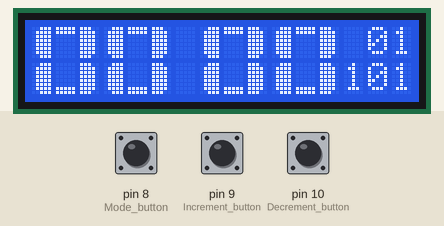
The sketch below on a simulated Arduino Uno, built with avr-gcc and run on an emulated ATmega328P. On the bench: 16×2 character LCD. The inputs (shaded band) are chosen by the test bench; at power-on: pin 8 (Mode_button) LOW, pin 9 (Increment_button) LOW, pin 10 (Decrement_button) LOW.

Above: at 1.2 s.
1.3 s: pin 8 (Mode_button) pulled HIGH for 1 s
3.8 s: pin 9 (Increment_button) pulled HIGH for 0.6 s
At 5.0 s:
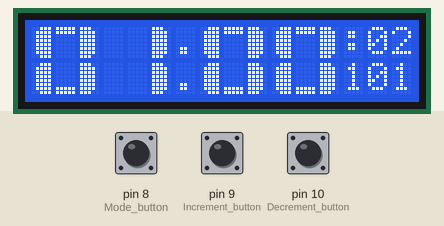
5.9 s: pin 9 (Increment_button) pulled HIGH for 1 s
At 6.5 s:
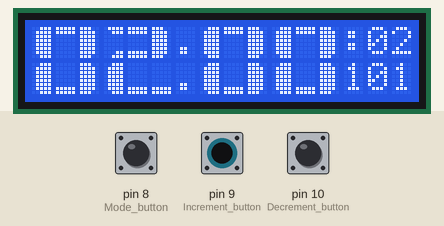
8.4 s: pin 9 (Increment_button) pulled HIGH for 0.6 s
At 9.7 s:
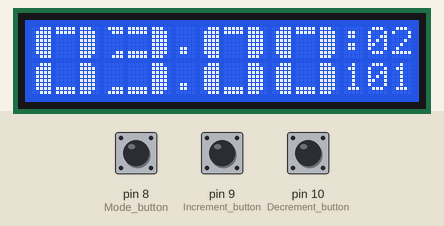
10.5 s: pin 9 (Increment_button) pulled HIGH for 3.2 s
At 11.2 s:
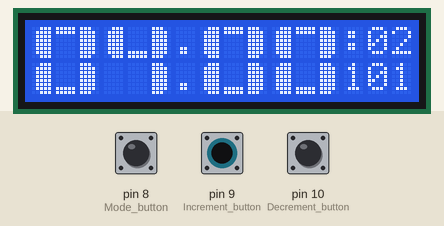
15.2 s: pin 9 (Increment_button) pulled HIGH for 0.6 s
At 16.1 s:
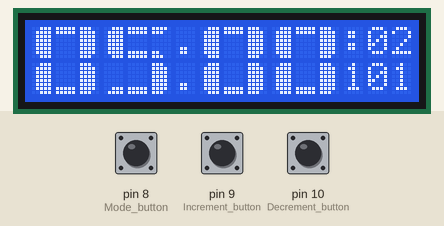
Timing chart, 0 to 18.2 s (numbered marks = the images above; inputs shaded):
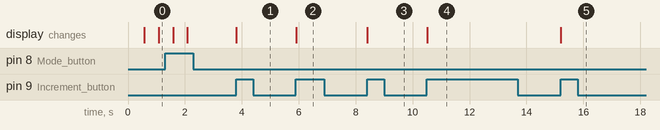

The sketch:

arduino_digital_clock.ino
```cpp
/*
 * Arduino Digital Clock with LCD Display
 * Custom large digit display with time/date setting functionality
 */

#include <LiquidCrystal.h>

// Initialize LCD with interface pins (RS, Enable, D4, D5, D6, D7)
LiquidCrystal lcd(2, 3, 4, 5, 6, 7);

// Time and date variables
int s = 0, m = 0, h = 0;      // seconds, minutes, hours
int dt = 1, mo = 1;           // date, month
int state = 1, state1 = 1, state2 = 1;  // Button states for debouncing
int dg = 0, cnt = 0;          // digit increment/decrement, counter for mode selection

// Month abbreviations for display
char months[13] = {' ', '1', '2', '3', '4', '5', '6', '7', '8', '9', 'o', 'n', 'd'};

// Days in each month (including leap year February)
int daysInMonth[13] = {0, 31, 29, 31, 30, 31, 30, 31, 31, 30, 31, 30, 31};

// Custom character definitions for large digits
// Each digit is made up of 8 custom characters arranged in a 3x2 grid

byte bar1[8] = {  // Top-right and bottom-right segments
  B11100,
  B11110,
  B11110,
  B11110,
  B11110,
  B11110,
  B11110,
  B11100
};

byte bar2[8] = {  // Top-left and bottom-left segments
  B00111,
  B01111,
  B01111,
  B01111,
  B01111,
  B01111,
  B01111,
  B00111
};

byte bar3[8] = {  // Middle horizontal segment (full width)
  B11111,
  B11111,
  B00000,
  B00000,
  B00000,
  B00000,
  B11111,
  B11111
};

byte bar4[8] = {  // Top-right corner
  B11110,
  B11100,
  B00000,
  B00000,
  B00000,
  B00000,
  B11000,
  B11100
};

byte bar5[8] = {  // Top-left corner
  B01111,
  B00111,
  B00000,
  B00000,
  B00000,
  B00000,
  B00011,
  B00111
};

byte bar6[8] = {  // Bottom horizontal segment
  B00000,
  B00000,
  B00000,
  B00000,
  B00000,
  B00000,
  B11111,
  B11111
};

byte bar7[8] = {  // Bottom-left corner
  B00000,
  B00000,
  B00000,
  B00000,
  B00000,
  B00000,
  B00111,
  B01111
};

byte bar8[8] = {  // Top horizontal segment
  B11111,
  B11111,
  B00000,
  B00000,
  B00000,
  B00000,
  B00000,
  B00000
};

void setup() {
  // Create custom characters for the LCD
  lcd.createChar(1, bar1);
  lcd.createChar(2, bar2);
  lcd.createChar(3, bar3);
  lcd.createChar(4, bar4);
  lcd.createChar(5, bar5);
  lcd.createChar(6, bar6);
  lcd.createChar(7, bar7);
  lcd.createChar(8, bar8);

  // Initialize button states
  state = 1;
  state1 = 1;
  state2 = 1;

  // Initialize LCD display (16 columns, 2 rows)
  lcd.begin(16, 2);

  // Configure button pins as inputs
  pinMode(8, INPUT);   // Mode button
  pinMode(9, INPUT);   // Increment button
  pinMode(10, INPUT);  // Decrement button

  // Initialize time and date
  s = 0;
  m = 0;
  h = 0;
  dt = 1;
  mo = 1;
}

// Function to display custom digit 0
void custom0(int col) {
  lcd.setCursor(col, 0);
  lcd.write(2);
  lcd.write(8);
  lcd.write(1);
  lcd.setCursor(col, 1);
  lcd.write(2);
  lcd.write(6);
  lcd.write(1);
}

// Function to display custom digit 1
void custom1(int col) {
  lcd.setCursor(col, 0);
  lcd.write(32);  // Space character
  lcd.write(32);
  lcd.write(1);
  lcd.setCursor(col, 1);
  lcd.write(32);
  lcd.write(32);
  lcd.write(1);
}

// Function to display custom digit 2
void custom2(int col) {
  lcd.setCursor(col, 0);
  lcd.write(5);
  lcd.write(3);
  lcd.write(1);
  lcd.setCursor(col, 1);
  lcd.write(2);
  lcd.write(6);
  lcd.write(6);
}

// Function to display custom digit 3
void custom3(int col) {
  lcd.setCursor(col, 0);
  lcd.write(5);
  lcd.write(3);
  lcd.write(1);
  lcd.setCursor(col, 1);
  lcd.write(7);
  lcd.write(6);
  lcd.write(1);
}

// Function to display custom digit 4
void custom4(int col) {
  lcd.setCursor(col, 0);
  lcd.write(2);
  lcd.write(6);
  lcd.write(1);
  lcd.setCursor(col, 1);
  lcd.write(32);
  lcd.write(32);
  lcd.write(1);
}

// Function to display custom digit 5
void custom5(int col) {
  lcd.setCursor(col, 0);
  lcd.write(2);
  lcd.write(3);
  lcd.write(4);
  lcd.setCursor(col, 1);
  lcd.write(7);
  lcd.write(6);
  lcd.write(1);
}

// Function to display custom digit 6
void custom6(int col) {
  lcd.setCursor(col, 0);
  lcd.write(2);
  lcd.write(3);
  lcd.write(4);
  lcd.setCursor(col, 1);
  lcd.write(2);
  lcd.write(6);
  lcd.write(1);
}

// Function to display custom digit 7
void custom7(int col) {
  lcd.setCursor(col, 0);
  lcd.write(8);
  lcd.write(8);
  lcd.write(1);
  lcd.setCursor(col, 1);
  lcd.write(32);
  lcd.write(32);
  lcd.write(1);
}

// Function to display custom digit 8
void custom8(int col) {
  lcd.setCursor(col, 0);
  lcd.write(2);
  lcd.write(3);
  lcd.write(1);
  lcd.setCursor(col, 1);
  lcd.write(2);
  lcd.write(6);
  lcd.write(1);
}

// Function to display custom digit 9
void custom9(int col) {
  lcd.setCursor(col, 0);
  lcd.write(2);
  lcd.write(3);
  lcd.write(1);
  lcd.setCursor(col, 1);
  lcd.write(7);
  lcd.write(6);
  lcd.write(1);
}

// Function to print any number (0-9) at specified column
void printNumber(int value, int col) {
  switch(value) {
    case 0: custom0(col); break;
    case 1: custom1(col); break;
    case 2: custom2(col); break;
    case 3: custom3(col); break;
    case 4: custom4(col); break;
    case 5: custom5(col); break;
    case 6: custom6(col); break;
    case 7: custom7(col); break;
    case 8: custom8(col); break;
    case 9: custom9(col); break;
  }
}

void loop() {
  // Handle mode button (cycles through: normal, hour set, minute set, date set, month set)
  if (digitalRead(8) && state == 1) {
    cnt++;
    state = 0;
    cnt = cnt % 5;  // 5 modes: 0=normal, 1=hour, 2=minute, 3=date, 4=month
  } else if (!digitalRead(8) && state == 0) {
    state = 1;
  }

  // Handle increment button
  if (digitalRead(9) && state1 == 1) {
    dg = 1;
    state1 = 0;
  } else if (!digitalRead(9) && state1 == 0) {
    state1 = 1;
  }

  // Handle decrement button
  if (digitalRead(10) && state2 == 1) {
    dg = -1;
    state2 = 0;
  } else if (!digitalRead(10) && state2 == 0) {
    state2 = 1;
  }

  // Process button input based on current mode
  switch(cnt) {
    case 1: // Hour setting mode
      h = h + dg;
      dg = 0;
      if (h > 23) h = 0;
      if (h < 0) h = 23;
      break;

    case 2: // Minute setting mode
      m = m + dg;
      dg = 0;
      if (m > 59) m = 0;
      if (m < 0) m = 59;
      break;

    case 3: // Date setting mode
      dt = dt + dg;
      dg = 0;
      if (dt > daysInMonth[mo]) dt = 1;
      if (dt < 1) dt = daysInMonth[mo];
      break;

    case 4: // Month setting mode
      mo = mo + dg;
      dg = 0;
      if (mo > 12) mo = 1;
      if (mo < 1) mo = 12;
      // Adjust date if it exceeds days in new month
      if (dt > daysInMonth[mo]) {
        dt = daysInMonth[mo];
      }
      break;
  }

  // Normal time progression (only in normal mode)
  if (cnt == 0) {
    // Time advancement logic
    if (s > 59) {
      s = 0;
      m++;

      if (m > 59) {
        m = 0;
        h++;

        if (h > 23) {
          h = 0;
          dt++;

          if (dt > daysInMonth[mo]) {
            dt = 1;
            mo++;

            if (mo > 12) {
              mo = 1;
            }
          }
        }
      }
    }
  }

  // Display hours (positions 0-2)
  int digit = h / 10;
  printNumber(digit, 0);
  digit = h % 10;
  printNumber(digit, 3);

  // Display minutes (positions 7-9)
  digit = m / 10;
  printNumber(digit, 7);
  digit = m % 10;
  printNumber(digit, 10);

  // Display seconds (positions 14-15, top row)
  lcd.setCursor(14, 0);
  lcd.print(s / 10);
  lcd.print(s % 10);

  // Display date (bottom row, right side)
  lcd.setCursor(13, 1);
  lcd.print(months[mo]);
  lcd.print(dt / 10);
  lcd.print(dt % 10);

  // Blinking colon and time progression (only in normal mode)
  if (cnt == 0) {
    s++;

    // Clear separators
    lcd.setCursor(6, 0);
    lcd.print(" ");
    lcd.setCursor(6, 1);
    lcd.print(" ");
    lcd.setCursor(13, 0);
    lcd.print(" ");
    delay(500);

    // Show separators
    lcd.setCursor(6, 0);
    lcd.print(".");
    lcd.setCursor(6, 1);
    lcd.print(".");
    lcd.setCursor(13, 0);
    lcd.print(":");
    delay(500);
  }
}
```

Measured:
- after the input at 3.8 s, the display: changes at once (image 1)
- after the input at 5.9 s, the display: changes at once (image 2)
- after the input at 8.4 s, the display: changes at once (image 3)
- after the input at 10.5 s, the display: changes at once (image 4)
- after the input at 15.2 s, the display: changes at once (image 5)
